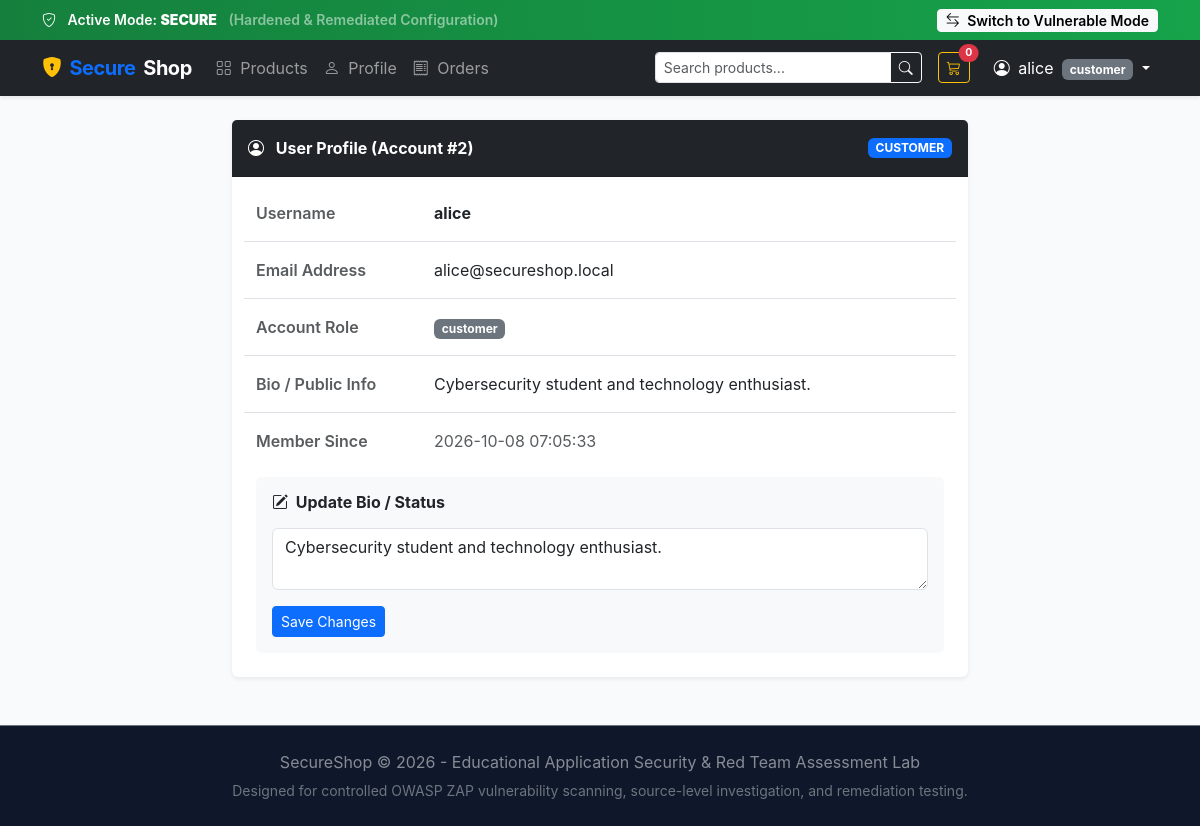
Page /profile/2 (signed in) on the committed database.
### tables this page shows
CREATE TABLE users (
    id INTEGER PRIMARY KEY AUTOINCREMENT,
    username TEXT UNIQUE NOT NULL,
    email TEXT UNIQUE NOT NULL,
    password TEXT NOT NULL,
    password_algo TEXT NOT NULL DEFAULT 'plaintext',
    role TEXT NOT NULL DEFAULT 'customer',
    bio TEXT DEFAULT '',
    created_at TIMESTAMP DEFAULT CURRENT_TIMESTAMP
);

### fixed/app.py (the view)
@user_bp.route("/profile/<int:user_id>")
def profile(user_id):
    if not check_logged_in():
        return redirect(url_for("auth.login"))
    current_uid = session.get("user_id")
    is_admin = session.get("role") == "admin"
    if current_uid != user_id and not is_admin:
        logger.warning(
            f"[SECURITY INCIDENT] Unauthorized IDOR access attempt by User #{current_uid} on Profile #{user_id}"
        )
        flash("Access Denied: You are not authorized to view another user's profile.", "danger")
        abort(403)
    conn = get_db_connection()
    cursor = conn.cursor()
    cursor.execute("SELECT id, username, email, role, bio, created_at FROM users WHERE id = ?", (user_id,))
    user = cursor.fetchone()
    conn.close()
    if not user:
        flash("Profile not found.", "warning")
        return redirect(url_for("public.index"))
    return render_template("profile.html", user=user)

### fixed/app.py (called while the page is built)
@app.context_processor
def inject_globals():
    cart = session.get("cart", {})
    total_items = sum(cart.values()) if isinstance(cart, dict) else 0
    return {
        "current_mode": "secure",
        "cart_count": total_items
    }

@app.after_request
def apply_security_headers(response):
    response.headers["X-Frame-Options"] = "DENY"
    response.headers["X-Content-Type-Options"] = "nosniff"
    response.headers["Content-Security-Policy"] = (
        "default-src 'self'; "
        "style-src 'self' 'unsafe-inline' https://cdn.jsdelivr.net; "
        "script-src 'self' https://cdn.jsdelivr.net; "
        "font-src 'self' https://cdn.jsdelivr.net; "
        "img-src 'self' data: https:;"
    )
    response.headers["Referrer-Policy"] = "strict-origin-when-cross-origin"
    response.headers["Permissions-Policy"] = "geolocation=(), microphone=(), camera=()"
    response.headers["Server"] = "SecureShop-Production"
    return response

def check_logged_in():
    if "user_id" not in session:
        flash("Please log in to access this page.", "warning")
        return False
    return True

### fixed/database.py (called while the page is built)
def get_db_connection():
    conn = sqlite3.connect(DB_PATH)
    conn.row_factory = sqlite3.Row
    return conn

### fixed/templates/profile.html (shortened to what this page needs)
{% extends "base.html" %}
{% block content %}
<div class="row justify-content-center">
    <div class="col-lg-8">
        <div class="card shadow-sm border-0 mb-4">
            <div class="card-header bg-dark text-white d-flex justify-content-between align-items-center py-3">
                <span class="fw-bold"><i class="bi bi-person-circle me-2"></i> User Profile (Account #{{ user.id }})</span>
                <span class="badge {{ 'bg-danger' if user.role == 'admin' else 'bg-primary' }} text-uppercase">{{ user.role }}</span>
            </div>
            <div class="card-body p-4">
                <div class="row mb-3 pb-3 border-bottom">
                    <div class="col-sm-3 text-muted fw-semibold">Username</div>
                    <div class="col-sm-9 fw-bold text-dark">{{ user.username }}</div>
                </div>
                <div class="row mb-3 pb-3 border-bottom">
                    <div class="col-sm-3 text-muted fw-semibold">Email Address</div>
                    <div class="col-sm-9">{{ user.email }}</div>
                </div>
                <div class="row mb-3 pb-3 border-bottom">
                    <div class="col-sm-3 text-muted fw-semibold">Account Role</div>
                    <div class="col-sm-9"><span class="badge bg-secondary">{{ user.role }}</span></div>
                </div>
                <div class="row mb-3 pb-3 border-bottom">
                    <div class="col-sm-3 text-muted fw-semibold">Bio / Public Info</div>
                    <div class="col-sm-9">
                        {% if current_mode == 'vulnerable' %}
                            {{ user.bio | safe if user.bio else '<span class="text-muted fst-italic">No bio provided.</span>' | safe }}
                        {% else %}
                            {{ user.bio if user.bio else 'No bio provided.' }}
                        {% endif %}
                    </div>
                </div>
                <div class="row mb-4">
                    <div class="col-sm-3 text-muted fw-semibold">Member Since</div>
                    <div class="col-sm-9 text-muted">{{ user.created_at }}</div>
                </div>
                {% if session.get('user_id') == user.id or current_mode == 'vulnerable' %}
                    <div class="card bg-light border-0 p-3 mt-3">
                        <h6 class="fw-bold mb-3"><i class="bi bi-pencil-square me-1"></i> Update Bio / Status</h6>
                        <form method="POST" action="{{ url_for('user.update_profile', user_id=user.id) }}">
                            <div class="mb-3">
                                <textarea class="form-control" name="bio" rows="2" placeholder="Write something...">{{ user.bio }}</textarea>
                            </div>
                            <button type="submit" class="btn btn-sm btn-primary">Save Changes</button>
                        </form>
                    </div>
                {% endif %}
            </div>
        </div>
    </div>
</div>
{% endblock %}

### fixed/templates/base.html (shortened to what this page needs)
<!DOCTYPE html>
<html lang="en">
<head>
    <link href="https://cdn.jsdelivr.net/npm/bootstrap@5.3.3/dist/css/bootstrap.min.css" rel="stylesheet">
    <link rel="stylesheet" href="https://cdn.jsdelivr.net/npm/bootstrap-icons@1.11.3/font/bootstrap-icons.min.css">
    <link rel="stylesheet" href="{{ url_for('static', filename='css/style.css') }}">
</head>
<body>
    <div class="{{ 'mode-banner-vulnerable' if current_mode == 'vulnerable' else 'mode-banner-secure' }}">
        <div class="container d-flex justify-content-between align-items-center">
            <div>
                <i class="bi {{ 'bi-exclamation-triangle-fill text-warning' if current_mode == 'vulnerable' else 'bi-shield-check text-light' }} me-2"></i>
                <span>Active Mode: <strong>{{ current_mode.upper() }}</strong></span>
                <span class="d-none d-md-inline ms-2 text-white-50">
                    ({{ "Intentionally Vulnerable Lab Baseline for OWASP ZAP Scanning" if current_mode == "vulnerable" else "Hardened & Remediated Configuration" }})
                </span>
            </div>
            <div>
                <a href="{{ url_for('public.toggle_mode') }}" class="btn btn-sm btn-light py-0 px-2 fw-semibold">
                    <i class="bi bi-arrow-left-right me-1"></i> Switch to {{ "Secure Mode" if current_mode == "vulnerable" else "Vulnerable Mode" }}
                </a>
            </div>
        </div>
    </div>
    <nav class="navbar navbar-expand-lg navbar-dark bg-dark sticky-top shadow-sm">
        <div class="container">
            <a class="navbar-brand text-primary fw-bold" href="{{ url_for('public.index') }}">
                <i class="bi bi-shield-lock-fill text-warning"></i> Secure<span class="text-white">Shop</span>
            </a>
            <div class="collapse navbar-collapse" id="navbarMain">
                <ul class="navbar-nav me-auto mb-2 mb-lg-0">
                    <li class="nav-item">
                        <a class="nav-link" href="{{ url_for('public.products') }}"><i class="bi bi-grid me-1"></i> Products</a>
                    </li>
                    {% if session.get('user_id') %}
                        <li class="nav-item">
                            <a class="nav-link" href="{{ url_for('user.profile', user_id=session.get('user_id')) }}"><i class="bi bi-person me-1"></i> Profile</a>
                        </li>
                        <li class="nav-item">
                            <a class="nav-link" href="{{ url_for('user.orders') }}"><i class="bi bi-receipt me-1"></i> Orders</a>
                        </li>
                    {% endif %}
                </ul>
                <form class="d-flex me-3" action="{{ url_for('public.search') }}" method="GET">
                    <div class="input-group">
                        <input class="form-control form-control-sm" type="search" name="q" placeholder="Search products..." value="{{ query if query is defined else '' }}" required>
                        <button class="btn btn-outline-light btn-sm" type="submit"><i class="bi bi-search"></i></button>
                    </div>
                </form>
                <ul class="navbar-nav align-items-center">
                    <li class="nav-item me-3">
                        <a class="btn btn-sm btn-outline-warning position-relative" href="{{ url_for('user.cart') }}">
                            <i class="bi bi-cart3"></i>
                            <span class="badge bg-danger position-absolute top-0 start-100 translate-middle rounded-pill">
                                {{ cart_count if cart_count is defined else session.get('cart', {})|length }}
                            </span>
                        </a>
                    </li>
                    {% if session.get('user_id') %}
                        <li class="nav-item dropdown">
                            <a class="nav-link dropdown-toggle text-white" href="#" id="userDrop" data-bs-toggle="dropdown">
                                <i class="bi bi-person-circle me-1"></i> {{ session.get('username') }}
                                <span class="badge bg-secondary ms-1">{{ session.get('role') }}</span>
                            </a>
                        </li>
                    {% endif %}
                </ul>
            </div>
        </div>
    </nav>
    <main class="container my-4 flex-grow-1">
        {% block content %}{% endblock %}
    </main>
    <footer class="border-top border-secondary">
        <div class="container text-center">
            <p class="mb-1 text-white-50">SecureShop &copy; 2026 - Educational Application Security & Red Team Assessment Lab</p>
            <small class="text-secondary">Designed for controlled OWASP ZAP vulnerability scanning, source-level investigation, and remediation testing.</small>
        </div>
    </footer>
</body>
</html>

### fixed/static/css/style.css (style rules this page uses)
:root { --primary-color: #2563eb; --primary-hover: #1d4ed8; --dark-bg: #0f172a; --card-bg: #ffffff; --text-main: #1e293b; --vuln-badge: #dc2626; --secure-badge: #16a34a; }
body { background-color: #f8fafc; color: var(--text-main); font-family: -apple-system, BlinkMacSystemFont, "Segoe UI", Roboto, "Helvetica Neue", Arial, sans-serif; min-height: 100vh; display: flex; flex-direction: column; }
.mode-banner-secure { background: linear-gradient(90deg, #15803d, #16a34a); color: #ffffff; font-weight: 600; padding: 0.5rem 1rem; font-size: 0.875rem; box-shadow: 0 2px 4px rgba(0,0,0,0.1); }
.navbar-brand { font-weight: 700; letter-spacing: -0.5px; display: flex; align-items: center; gap: 0.5rem; }
footer { margin-top: auto; background-color: #0f172a; color: #94a3b8; padding: 1.5rem 0; }

### rows in the picture
users: get "alice", get "customer", id "2", role "CUSTOMER", username "alice", email "alice@secureshop.local", role "customer", bio "Cybersecurity student and technology enthusiast.", created_at "2026-10-08 07:05:33"

### other values in the picture
{{ current_mode.upper() }} "SECURE"
{{ "Secure Mode" if current_mode == "vulnerable" else "Vulnerable Mode" }} "Vulnerable Mode"
